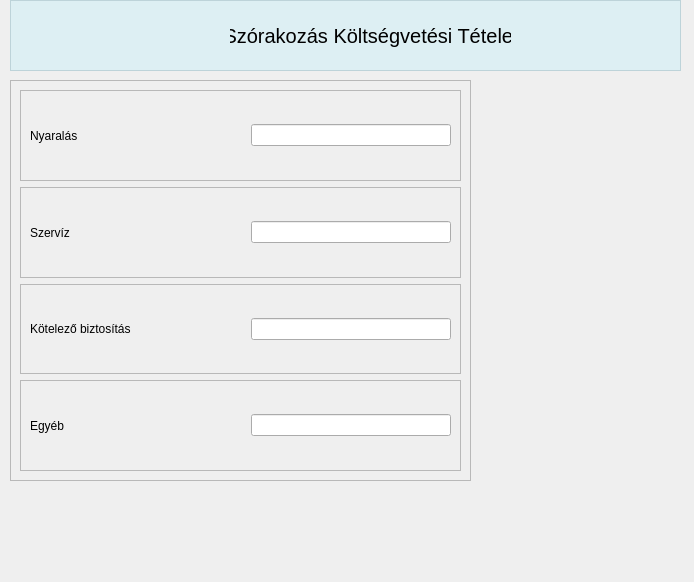
<?xml version="1.0" encoding="UTF-8"?>
<ui version="4.0">
 <class>Form</class>
 <widget class="QWidget" name="Form">
  <property name="geometry">
   <rect>
    <x>0</x>
    <y>0</y>
    <width>694</width>
    <height>582</height>
   </rect>
  </property>
  <property name="windowTitle">
   <string>Form</string>
  </property>
  <property name="styleSheet">
   <string notr="true">

QPushButton {
                    
                    border-radius: 3px;
                    font-size: 14px;
                    font-weight: 500;
                    line-height: 16px;
                    padding: 2px 16px;
                    height: 32px;
                    min-width: 60px;
                    min-height: 32px;
                    border: none;
                    color: #fff;
                    background-color: #4f545c;
                    
                
}

QLabel {
text: #000000;
background: none
}

QFrame {
border-radius: 20px;
background-color: rgba(202, 238,247, 0.15)
};

background-color: qlineargradient(spread:pad, x1:0, y1:0, x2:1, y2:0, stop:0 rgba(121, 149, 159, 145), stop:1 rgba(255, 255, 255, 255));</string>
  </property>
  <widget class="QFrame" name="frame_2">
   <property name="geometry">
    <rect>
     <x>10</x>
     <y>0</y>
     <width>671</width>
     <height>71</height>
    </rect>
   </property>
   <property name="styleSheet">
    <string notr="true">background-color:rgba(202,238,247, 0.5);</string>
   </property>
   <property name="frameShape">
    <enum>QFrame::StyledPanel</enum>
   </property>
   <property name="frameShadow">
    <enum>QFrame::Raised</enum>
   </property>
   <widget class="QLabel" name="label">
    <property name="geometry">
     <rect>
      <x>220</x>
      <y>10</y>
      <width>281</width>
      <height>51</height>
     </rect>
    </property>
    <property name="styleSheet">
     <string notr="true">color:#000000;
background: none;
font-size: 20px
</string>
    </property>
    <property name="text">
     <string>Szórakozás Költségvetési Tételei</string>
    </property>
    <property name="alignment">
     <set>Qt::AlignCenter</set>
    </property>
   </widget>
  </widget>
  <widget class="QFrame" name="frame_3">
   <property name="geometry">
    <rect>
     <x>10</x>
     <y>80</y>
     <width>461</width>
     <height>401</height>
    </rect>
   </property>
   <property name="styleSheet">
    <string notr="true">Qlabel{
background: none;
color: #000000

}


background-color:rgba(202,238,247, 0.5);</string>
   </property>
   <property name="frameShape">
    <enum>QFrame::StyledPanel</enum>
   </property>
   <property name="frameShadow">
    <enum>QFrame::Raised</enum>
   </property>
   <layout class="QVBoxLayout" name="verticalLayout">
    <item>
     <widget class="QFrame" name="frame_4">
      <property name="frameShape">
       <enum>QFrame::StyledPanel</enum>
      </property>
      <property name="frameShadow">
       <enum>QFrame::Raised</enum>
      </property>
      <layout class="QHBoxLayout" name="horizontalLayout">
       <item>
        <widget class="QLabel" name="label_2">
         <property name="styleSheet">
          <string notr="true">background: none</string>
         </property>
         <property name="text">
          <string>Nyaralás</string>
         </property>
        </widget>
       </item>
       <item>
        <widget class="QLineEdit" name="lineEdit">
         <property name="maximumSize">
          <size>
           <width>200</width>
           <height>16777215</height>
          </size>
         </property>
        </widget>
       </item>
      </layout>
     </widget>
    </item>
    <item>
     <widget class="QFrame" name="frame_5">
      <property name="frameShape">
       <enum>QFrame::StyledPanel</enum>
      </property>
      <property name="frameShadow">
       <enum>QFrame::Raised</enum>
      </property>
      <layout class="QHBoxLayout" name="horizontalLayout_2">
       <item>
        <widget class="QLabel" name="label_3">
         <property name="styleSheet">
          <string notr="true">background: none
</string>
         </property>
         <property name="text">
          <string>Szervíz</string>
         </property>
        </widget>
       </item>
       <item>
        <widget class="QLineEdit" name="lineEdit_2">
         <property name="maximumSize">
          <size>
           <width>200</width>
           <height>16777215</height>
          </size>
         </property>
        </widget>
       </item>
      </layout>
     </widget>
    </item>
    <item>
     <widget class="QFrame" name="frame_6">
      <property name="frameShape">
       <enum>QFrame::StyledPanel</enum>
      </property>
      <property name="frameShadow">
       <enum>QFrame::Raised</enum>
      </property>
      <layout class="QHBoxLayout" name="horizontalLayout_3">
       <item>
        <widget class="QLabel" name="label_4">
         <property name="styleSheet">
          <string notr="true">background: none</string>
         </property>
         <property name="text">
          <string>Kötelező biztosítás</string>
         </property>
        </widget>
       </item>
       <item>
        <widget class="QLineEdit" name="lineEdit_3">
         <property name="maximumSize">
          <size>
           <width>200</width>
           <height>16777215</height>
          </size>
         </property>
        </widget>
       </item>
      </layout>
     </widget>
    </item>
    <item>
     <widget class="QFrame" name="frame_7">
      <property name="frameShape">
       <enum>QFrame::StyledPanel</enum>
      </property>
      <property name="frameShadow">
       <enum>QFrame::Raised</enum>
      </property>
      <layout class="QHBoxLayout" name="horizontalLayout_4">
       <item>
        <widget class="QLabel" name="label_5">
         <property name="styleSheet">
          <string notr="true">background: none</string>
         </property>
         <property name="text">
          <string>Egyéb</string>
         </property>
        </widget>
       </item>
       <item>
        <widget class="QLineEdit" name="lineEdit_4">
         <property name="maximumSize">
          <size>
           <width>200</width>
           <height>16777215</height>
          </size>
         </property>
        </widget>
       </item>
      </layout>
     </widget>
    </item>
   </layout>
  </widget>
 </widget>
 <resources/>
 <connections/>
</ui>
